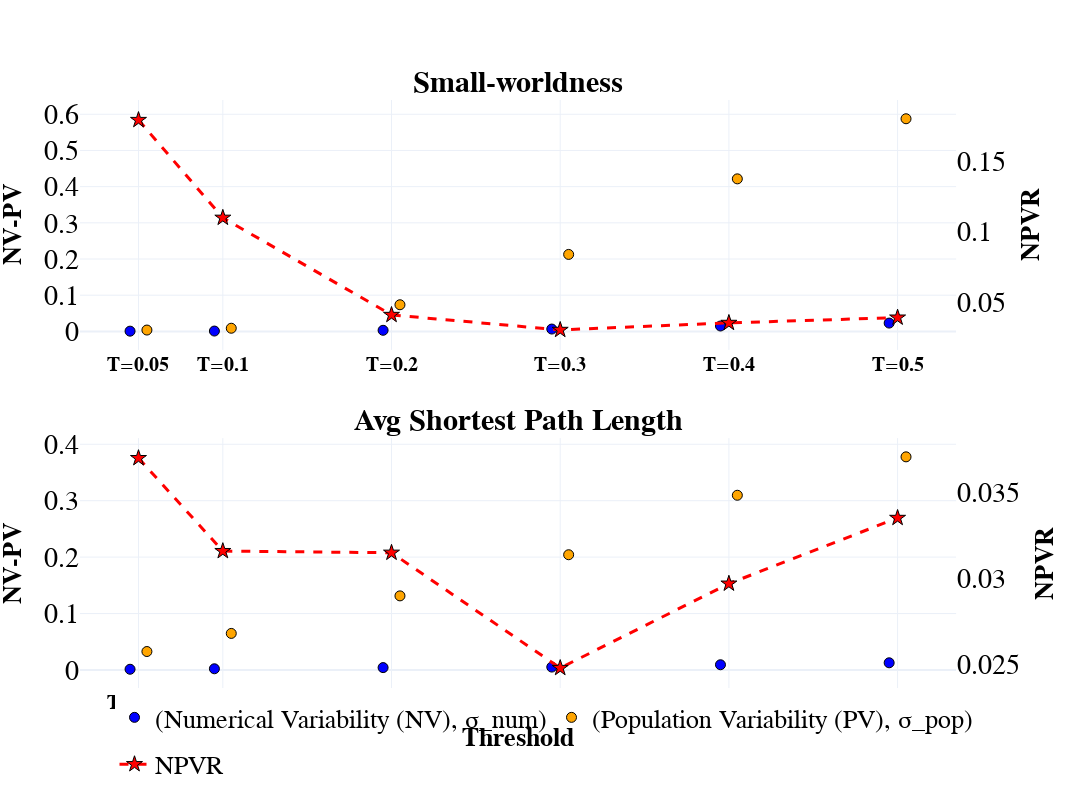

The cell this chart's notebook holds for it:
### Code cell
import plotly.graph_objects as go
from plotly.subplots import make_subplots
import numpy as np
import pandas as pd
import plotly.express as px
# ---- Setup ----
metrics = ['smallworldness', 'avg_shortestPathLength']
metric_labels = ['Small-worldness', 'Avg Shortest Path Length']
thresholds = [0.05, 0.1, 0.2, 0.3, 0.4, 0.5]

# Data for num and anat
dataframes_num = [avrg05_Wconf_num, avrg1_Wconf_num, avrg2_Wconf_num, avrg3_Wconf_num, avrg4_Wconf_num, avrg5_Wconf_num]
dataframes_anat = [avrg05_Wconf_anat, avrg1_Wconf_anat, avrg2_Wconf_anat, avrg3_Wconf_anat, avrg4_Wconf_anat, avrg5_Wconf_anat]
dataframes_avrRatio = [ratio05G, ratio1G, ratio2G, ratio3G, ratio4G, ratio5G]

# # Color schemes - getting darker with increasing threshold
# def generate_color_palette(base_color, n_colors):
#     if base_color == 'blue':
#         colors = ['rgb(173, 216, 230)', 'rgb(135, 206, 250)', 'rgb(70, 130, 180)',
#                   'rgb(25, 25, 112)', 'rgb(0, 0, 139)', 'rgb(0, 0, 80)']
#     else:  # orange
#         colors = ['rgb(255, 218, 185)', 'rgb(255, 165, 0)', 'rgb(255, 140, 0)',
#                   'rgb(255, 69, 0)', 'rgb(210, 69, 0)', 'rgb(139, 69, 19)']
#     return colors[:n_colors]

# colors_num = generate_color_palette('blue', len(thresholds))
# colors_anat = generate_color_palette('orange', len(thresholds))
colors_num = px.colors.sequential.Blues[1:7]   # red spectrum
colors_anat = px.colors.sequential.Oranges[1:7] # blue spectrum
# Helper to extract values
def extract_metric_value(df, metric):
    try:
        if isinstance(df, dict):
            val = df.get(metric, np.nan)
        else:
            if hasattr(df, 'loc'):
                if metric in df.index:
                    val = df.loc[metric]
                elif metric in df.columns:
                    val = df[metric]
                else:
                    matching_cols = [col for col in df.columns if metric in str(col)]
                    val = df[matching_cols[0]] if matching_cols else np.nan
            else:
                val = df

        if hasattr(val, 'iloc'):
            val = val.iloc[0] if len(val) == 1 else val.mean()
        elif hasattr(val, 'values'):
            val = val.values[0] if len(val.values) == 1 else np.mean(val.values)

        return float(val) if not pd.isna(val) else np.nan
    except Exception as e:
        print(f"Error extracting {metric}: {e}")
        return np.nan

# Create subplots
fig = make_subplots(
    rows=len(metrics), cols=1,
    subplot_titles=[f"<b>{label}</b>" for label in metric_labels],
    
    specs=[[{"secondary_y": True}] for _ in range(len(metrics))],
    vertical_spacing=0.15
)

offset = 0.005  # <-- shift for side-by-side circles

# Process each metric
for metric_idx, metric in enumerate(metrics):
    row = metric_idx + 1
    
    num_values, anat_values, ratio_values = [], [], []
    
    for thresh_idx, threshold in enumerate(thresholds):
        num_val = extract_metric_value(dataframes_num[thresh_idx], metric)
        anat_val = extract_metric_value(dataframes_anat[thresh_idx], metric)
        ratio_val = extract_metric_value(dataframes_avrRatio[thresh_idx], metric)
        
        num_values.append(num_val if not pd.isna(num_val) else 0)
        anat_values.append(anat_val if not pd.isna(anat_val) else 0)
        ratio_values.append(ratio_val if not pd.isna(ratio_val) else 0)
    
    # side-by-side x
    num_x = [t - offset for t in thresholds]
    anat_x = [t + offset for t in thresholds]

    # Numerical scatter
    fig.add_trace(
        go.Scatter(
            x=num_x, y=num_values,
            mode='markers+text',
            name='(Numerical Variability (NV), σ_num)',
            marker=dict(color='blue', size=10, line=dict(color='black', width=1)),
            legendgroup='numerical',
                    legendrank=1,

            showlegend=(metric_idx == 1)
        ),
        row=row, col=1
    )

    # Anatomical scatter
    fig.add_trace(
        go.Scatter(
            x=anat_x, y=anat_values,
            mode='markers+text',
            name='(Population Variability (PV), σ_pop)',
            marker=dict(color='orange', size=10,  line=dict(color='black', width=1)),
            legendgroup='anatomical',
                    legendrank=2,

            showlegend=(metric_idx == 1)
        ),
        row=row, col=1
    )

    # Ratio line with stars
    fig.add_trace(
        go.Scatter(
            x=thresholds,
            y=ratio_values,
            mode='lines+markers',
            name='NPVR',
            line=dict(color='red', width=3, dash='dash'),
            marker=dict(symbol='star', size=12, color='red', line=dict(color='black', width=1)),
            legendgroup='ratio',
                    legendrank=3,

            showlegend=(metric_idx == 0),
            yaxis=f'y{2*metric_idx+2}' if metric_idx > 0 else 'y2'
        ),
        row=row, col=1, secondary_y=True
    )
# Increase font size of subplot titles
for annotation in fig['layout']['annotations']:
    annotation['font'] = dict(size=30, family='Arial Black', color='black')
# Layout
fig.update_layout(
    # title={
    #     'text': '<b>Numerical and Samples Variability and Varibility Ratio of Global Graph Metrics Across Thresholds</b>',
    #     'x': 0.5, 'xanchor': 'center', 'yanchor': 'bottom'
    # },
    font=dict(size=22, family="Arial Black", color="black"),
    height=400 * len(metrics),
    width=1800,
    template='plotly_white',
    showlegend=True,
    legend=dict(
        orientation="h",
        yanchor="bottom", y=-0.17,
        xanchor="center", x=0.5, font=dict(size=26)
    ),
    barmode='overlay'
)

# Axes
for i in range(len(metrics)):
    row = i + 1
    fig.update_yaxes(title_text='<b>NV-PV</b>', row=row, col=1,  tickfont=dict(size=28))
    fig.update_yaxes(title_text="<b>NPVR</b>", row=row, col=1, secondary_y=True, tickfont=dict(size=28),showgrid=False)
    fig.update_xaxes(
        title_text="<b>Threshold</b>" if i == len(metrics)-1 else "",
        tickvals=thresholds, ticktext=[f"<b>T={str(t)}</b>" for t in thresholds],
        tickfont=dict(size=20),
        
        row=row, col=1
    )

fig.show()
# Print summary
print("Data Summary:")
print("=" * 50)
for metric_idx, metric in enumerate(metrics):
    print(f"\n{metric_labels[metric_idx]}:")
    print("-" * 30)
    for thresh_idx, threshold in enumerate(thresholds):
        num_val = extract_metric_value(dataframes_num[thresh_idx], metric)
        anat_val = extract_metric_value(dataframes_anat[thresh_idx], metric)
        ratio_val = extract_metric_value(dataframes_avrRatio[thresh_idx], metric)
        print(f"Threshold {threshold}: Num={num_val:.6f}, Anat={anat_val:.6f}, Ratio={ratio_val:.6f}")

### Figure 1 — Plotly figure (JSON) as saved in the notebook; plotly's stock layout.template omitted (floating-point values rounded to 4 significant figures)
{"data": [{"legendgroup": "numerical", "legendrank": 1, "marker": {"color": "blue", "line": {"color": "black", "width": 1}, "size": 10}, "mode": "markers+text", "name": "(Numerical Variability (NV), σ_num)", "showlegend": false, "type": "scatter", "x": [0.045, 0.095, 0.195, 0.295, 0.395, 0.495], "xaxis": "x", "y": [0.0006675, 0.0009574, 0.00302, 0.006469, 0.01491, 0.02299], "yaxis": "y"}, {"legendgroup": "anatomical", "legendrank": 2, "marker": {"color": "orange", "line": {"color": "black", "width": 1}, "size": 10}, "mode": "markers+text", "name": "(Population Variability (PV), σ_pop)", "showlegend": false, "type": "scatter", "x": [0.055, 0.105, 0.205, 0.305, 0.405, 0.505], "xaxis": "x", "y": [0.003729, 0.00872, 0.07363, 0.2127, 0.4215, 0.5876], "yaxis": "y"}, {"legendgroup": "ratio", "legendrank": 3, "line": {"color": "red", "dash": "dash", "width": 3}, "marker": {"color": "red", "line": {"color": "black", "width": 1}, "size": 12, "symbol": "star"}, "mode": "lines+markers", "name": "NPVR", "showlegend": true, "type": "scatter", "x": [0.05, 0.1, 0.2, 0.3, 0.4, 0.5], "xaxis": "x", "y": [0.179, 0.1098, 0.04102, 0.03042, 0.03538, 0.03912], "yaxis": "y2"}, {"legendgroup": "numerical", "legendrank": 1, "marker": {"color": "blue", "line": {"color": "black", "width": 1}, "size": 10}, "mode": "markers+text", "name": "(Numerical Variability (NV), σ_num)", "showlegend": true, "type": "scatter", "x": [0.045, 0.095, 0.195, 0.295, 0.395, 0.495], "xaxis": "x2", "y": [0.001206, 0.002043, 0.004131, 0.005053, 0.009185, 0.01265], "yaxis": "y3"}, {"legendgroup": "anatomical", "legendrank": 2, "marker": {"color": "orange", "line": {"color": "black", "width": 1}, "size": 10}, "mode": "markers+text", "name": "(Population Variability (PV), σ_pop)", "showlegend": true, "type": "scatter", "x": [0.055, 0.105, 0.205, 0.305, 0.405, 0.505], "xaxis": "x2", "y": [0.03261, 0.06472, 0.1313, 0.2042, 0.3096, 0.3777], "yaxis": "y3"}, {"legendgroup": "ratio", "legendrank": 3, "line": {"color": "red", "dash": "dash", "width": 3}, "marker": {"color": "red", "line": {"color": "black", "width": 1}, "size": 12, "symbol": "star"}, "mode": "lines+markers", "name": "NPVR", "showlegend": false, "type": "scatter", "x": [0.05, 0.1, 0.2, 0.3, 0.4, 0.5], "xaxis": "x2", "y": [0.03698, 0.03156, 0.03147, 0.02475, 0.02967, 0.0335], "yaxis": "y4"}], "layout": {"annotations": [{"font": {"color": "black", "family": "Arial Black", "size": 30}, "showarrow": false, "text": "<b>Small-worldness</b>", "x": 0.47, "xanchor": "center", "xref": "paper", "y": 1, "yanchor": "bottom", "yref": "paper"}, {"font": {"color": "black", "family": "Arial Black", "size": 30}, "showarrow": false, "text": "<b>Avg Shortest Path Length</b>", "x": 0.47, "xanchor": "center", "xref": "paper", "y": 0.425, "yanchor": "bottom", "yref": "paper"}], "barmode": "overlay", "font": {"color": "black", "family": "Arial Black", "size": 22}, "height": 800, "legend": {"font": {"size": 26}, "orientation": "h", "x": 0.5, "xanchor": "center", "y": -0.17, "yanchor": "bottom"}, "showlegend": true, "width": 1800, "xaxis": {"anchor": "y", "domain": [0, 0.94], "tickfont": {"size": 20}, "ticktext": ["<b>T=0.05</b>", "<b>T=0.1</b>", "<b>T=0.2</b>", "<b>T=0.3</b>", "<b>T=0.4</b>", "<b>T=0.5</b>"], "tickvals": [0.05, 0.1, 0.2, 0.3, 0.4, 0.5], "title": {"text": ""}}, "xaxis2": {"anchor": "y3", "domain": [0, 0.94], "tickfont": {"size": 20}, "ticktext": ["<b>T=0.05</b>", "<b>T=0.1</b>", "<b>T=0.2</b>", "<b>T=0.3</b>", "<b>T=0.4</b>", "<b>T=0.5</b>"], "tickvals": [0.05, 0.1, 0.2, 0.3, 0.4, 0.5], "title": {"text": "<b>Threshold</b>"}}, "yaxis": {"anchor": "x", "domain": [0.575, 1], "tickfont": {"size": 28}, "title": {"text": "<b>NV-PV</b>"}}, "yaxis2": {"anchor": "x", "overlaying": "y", "showgrid": false, "side": "right", "tickfont": {"size": 28}, "title": {"text": "<b>NPVR</b>"}}, "yaxis3": {"anchor": "x2", "domain": [0, 0.425], "tickfont": {"size": 28}, "title": {"text": "<b>NV-PV</b>"}}, "yaxis4": {"anchor": "x2", "overlaying": "y3", "showgrid": false, "side": "right", "tickfont": {"size": 28}, "title": {"text": "<b>NPVR</b>"}}}}
